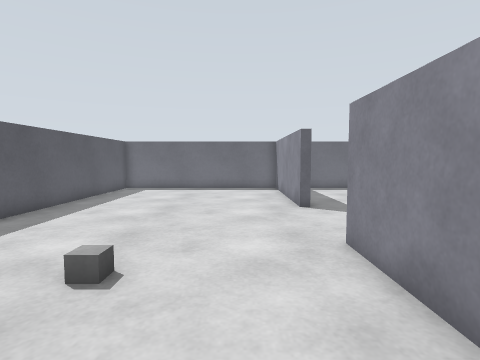
[1] (above)

13 first-person views from a walk through a Gazebo world. The camera is 0.9 m above the floor, tilts 4° down and sees 80° across. Floor lines are 1 m apart. The floor is counted in squares, 0.5 m on a side. Each view is taken from the middle of a square. On the plan, view 1 faces up. The plan holds only what a view shows up to about 16 squares ahead; the rest is blank. The robots in the file are not drawn. Simple shapes stand in for some stock models.

[2]
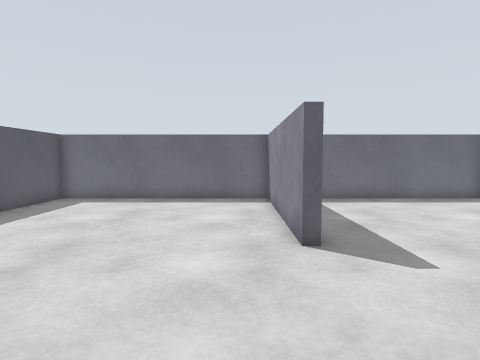

[3]
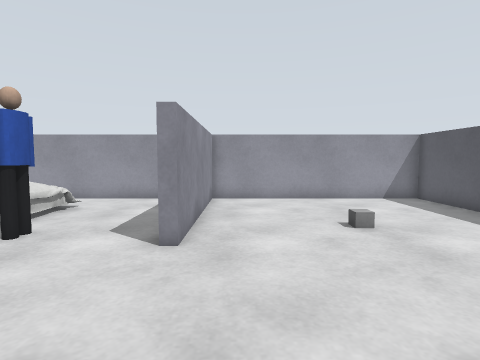

[4]
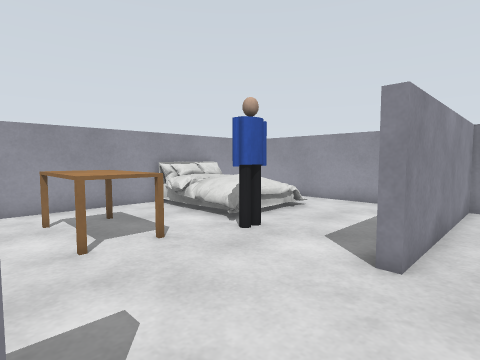

[5]
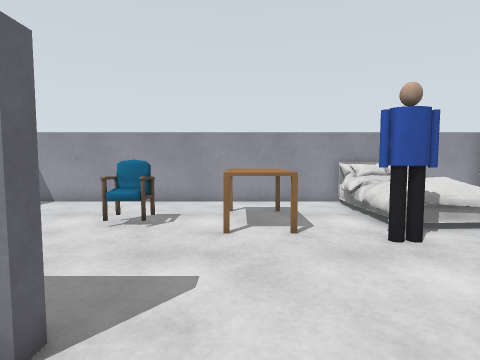

[6]
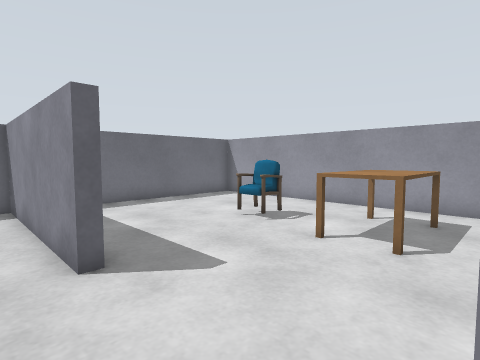

[7]
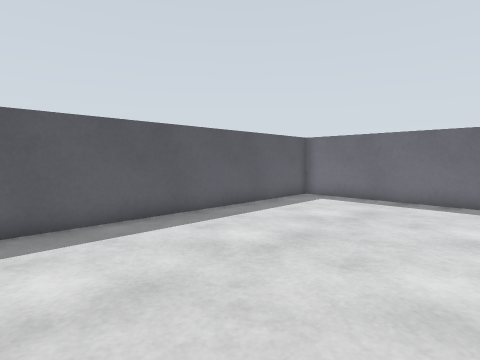

[8]
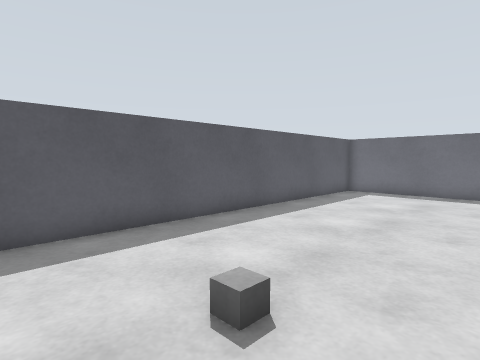

[9]
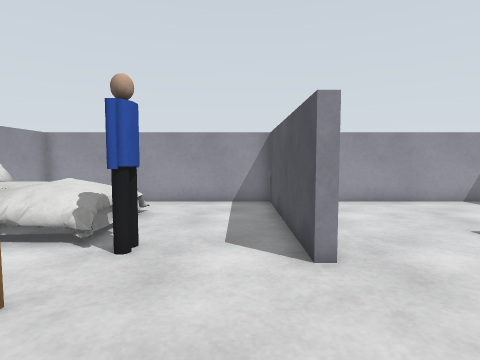

[10]
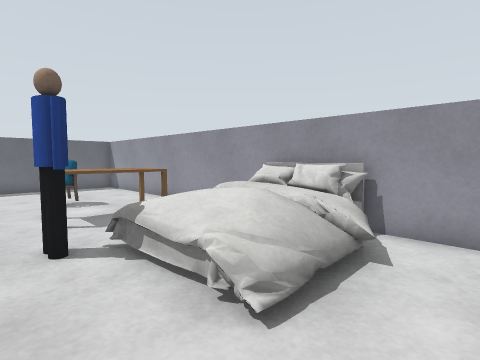

[11]
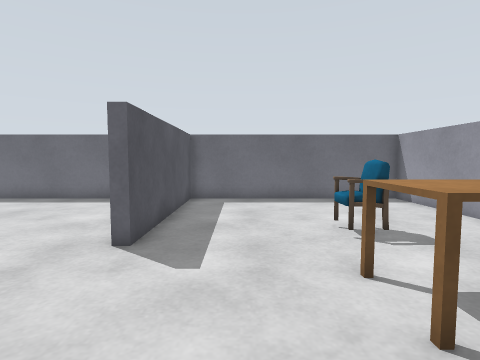

[12]
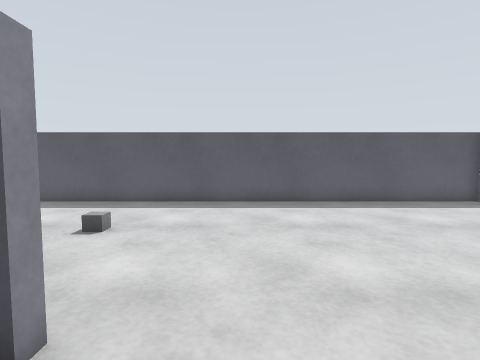

[13]
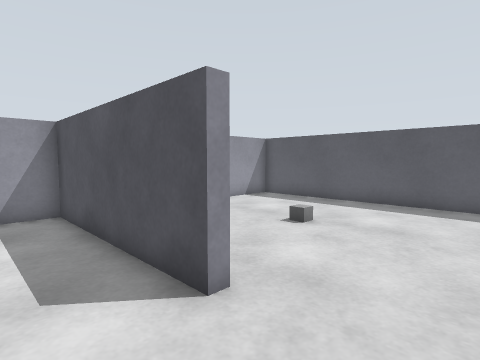

### Floor plan
Points are (right, up) in squares from view 1. A wall is a line through its corners. A room is listed if a view was taken in it or the views show most of it. See-through windows are left out.
Room 1 (views 1, 2, 3, 4, 5, 6, 7, 8)
walls: (2.7, 10.9) (2.3, 10.9) (2.3, 18.3) (-7.3, 18.3) (-7.3, -1.3) (2.3, -1.3) (2.3, 6.1) (2.7, 6.1)
ways out: opening at (3, 8.5) to room 2
objects: grey box (-2, 4)
Room 2 (views 9, 10, 11, 12, 13)
walls: (12.3, 5.4) (12.3, 18.3) (2.7, 18.3) (2.7, 10.9); (2.7, 6.1) (2.7, -1.3) (12.3, -1.3) (12.3, 3.6)
ways out: opening at (3, 8.5) to room 1
objects: person (6, 5) to (7, 6); dining table (7, 8) to (10, 9); bed (8, 4) to (12, 5); chair (8, 12); bed (12, 2)

Where each view was taken, in squares from view 1:
view 1: 0 up, 0 right, facing up
view 2: 5 up, 1 right, facing up
view 3: 12 up, 1 right, facing down
view 4: 11 up, 1 right, facing down-right
view 5: 9 up, 0 right, facing right
view 6: 6 up, 1 right, facing up-right
view 7: 5 up, 1 right, facing up-left
view 8: 2 up, 0 right, facing up-left
view 9: 11 up, 4 right, facing down
view 10: 1 down, 5 right, facing up-right
view 11: 5 up, 5 right, facing up
view 12: 8 up, 5 right, facing left
view 13: 9 up, 5 right, facing down-left
